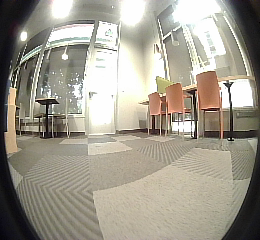
#> input picture image_from_dataset_right.png, 260 x 240 px
$ python test.py   (older library calls are emulated)
#> lines starting #> are read from the running program, lines starting #| are printed output that depends on the picture
import cv2
import numpy as np
import glob
import json

from PIL import Image, ImageOps
import matplotlib.pyplot as plt


def stack_images_vertically(image_path1, image_path2):
    # Load the images
    img1 = Image.open(image_path1)
    img2 = Image.open(image_path2)

    # Determine the target width to match the smallest width of the two images
    target_width = min(img1.width, img2.width)

    # Resize images to have the same width while maintaining aspect ratios
    img1 = img1.resize(
        (target_width, int(target_width * img1.height / img1.width)),
        Image.Resampling.LANCZOS,
    )
    img2 = img2.resize(
        (target_width, int(target_width * img2.height / img2.width)),
        Image.Resampling.LANCZOS,
    )

    # Create a new image with height equal to the sum of both images' heights
    combined_height = img1.height + img2.height
    combined_image = Image.new("RGB", (target_width, combined_height))

    # Paste the images into the combined image
    combined_image.paste(img1, (0, 0))
    combined_image.paste(img2, (0, img1.height))

    # Display the combined image
    plt.figure(figsize=(5, 10))
    plt.imshow(combined_image)
    plt.axis("off")  # Hide axes
    plt.show()


# Example usage:
# stack_images_vertically('path_to_image_1.jpg', 'path_to_image_2.jpg')


class CameraCalibrator:
    # [66 lines left out: functions __init__, _prepare_object_points, find_corners, calibrate_camera, save_calibration, not called in this run]


class ImageUndistorter:
    def __init__(self, calibration_file, target_size=(1920, 1080)):
        self.calibration_data = self.load_calibration(calibration_file)
        self.target_size = target_size  # Manually set the target size for input images

    def load_calibration(self, calibration_file):
        with open(calibration_file, "r") as f:
            return json.load(f)

    def resize_image(self, img):
        """
        Resize the input image to the target size.
        """
        return cv2.resize(img, self.target_size, interpolation=cv2.INTER_LINEAR)

    def undistort_image(self, image_path):
        # Read the distorted image
        img = cv2.imread(image_path)
        # Resize it to the target size
        img = self.resize_image(img)
        # Get the size of the resized image
        h, w = img.shape[:2]

        # Get the camera matrix and distortion coefficients from the calibration data
        mtx = np.array(self.calibration_data["K"])
        dist = np.array(self.calibration_data["D"])

        # Use the original calibration matrix or slightly adjust if necessary
        new_K = mtx.copy()

        new_K[0, 0] = mtx[0, 0] * 0.375
        new_K[1, 1] = mtx[1, 1] * 0.375

        new_K[0, 2] = (
            w / 2.0
        )  # Adjust the principal point to the center of the resized image
        new_K[1, 2] = h / 2.0

        # Initialize the undistortion transformation map
        map1, map2 = cv2.fisheye.initUndistortRectifyMap(
            mtx, dist, np.eye(3), new_K, (w, h), cv2.CV_16SC2
        )

        # Apply the undistortion transformation
        undistorted_img = cv2.remap(
            img,
            map1,
            map2,
            interpolation=cv2.INTER_LINEAR,
            borderMode=cv2.BORDER_CONSTANT,
        )

        return undistorted_img

    # [5 lines left out: function display_undistorted_image, not called in this run]


class ImageConcatenator:
    def __init__(self):
        pass

    def concatenate_images(self, img_left, img_right):
        """
        Concatenates two images side by side.
        """
        # Ensure the images have the same height before concatenation
        h_left = img_left.shape[0]
        h_right = img_right.shape[0]
        if h_left != h_right:
            # Resize images to the smallest height
            h_new = min(h_left, h_right)
            img_left = cv2.resize(
                img_left, (int(img_left.shape[1] * h_new / h_left), h_new)
            )
            img_right = cv2.resize(
                img_right, (int(img_right.shape[1] * h_new / h_right), h_new)
            )

        # Concatenate images horizontally
        concatenated_image = np.hstack((img_left, img_right))
        return concatenated_image

    def display_concatenated_image(self, concatenated_image):
        """
        Displays the concatenated image.
        """
        cv2.imshow("Concatenated Image", concatenated_image)
        cv2.waitKey(0)
        cv2.destroyAllWindows()

    def save_concatenated_image(self, concatenated_image, output_path):
        """
        Saves the concatenated image to the specified output path.
        """
        cv2.imwrite(output_path, concatenated_image)


def run(calibrate=True, undistort=True, output=False):
    if calibrate:
        # Usage
        calibrator = CameraCalibrator(
            (6, 10),
            "images/Left_Images_1080/*.png",
            (cv2.TERM_CRITERIA_EPS + cv2.TERM_CRITERIA_MAX_ITER, 30, 0.001),
        )
        calibrator.find_corners()
        calibrator.calibrate_camera()
    if undistort:
        undistorter = ImageUndistorter(
            "calibration_data.json", target_size=(1920, 1080)
        )
        # undistorter.undistort_image("images/Left_Images_240/imgLeft_0.png")
        # undistorter.undistort_image("images/Left_Images_1080/imgLeft_0.png")
        img_1 = undistorter.undistort_image("image_from_dataset_right.png")
        img_2 = undistorter.undistort_image("image_from_dataset_left.png")

        # Concatenate the undistorted images
        concatenator = ImageConcatenator()
        concatenated_image = concatenator.concatenate_images(img_2, img_1)
        concatenator.display_concatenated_image(concatenated_image)
        concatenator.save_concatenated_image(
            concatenated_image, "concatenated_image.png"
        )
    if output:
        stack_images_vertically("image_from_dataset.png", "concatenated_image.png")


def main():
    # run(calibrate=True, undistort=True)
    run(calibrate=False, undistort=True, output=True)
#> (reads calibration_data.json from the repository)
#> in undistort_image, img is the input picture: shape (240, 260, 3); mean B, G, R 141.9, 154.9, 160.2
#> in undistort_image, `undistorted_img = cv2.remap( img, map1, map2, interpolation=cv2.INTER_..`:
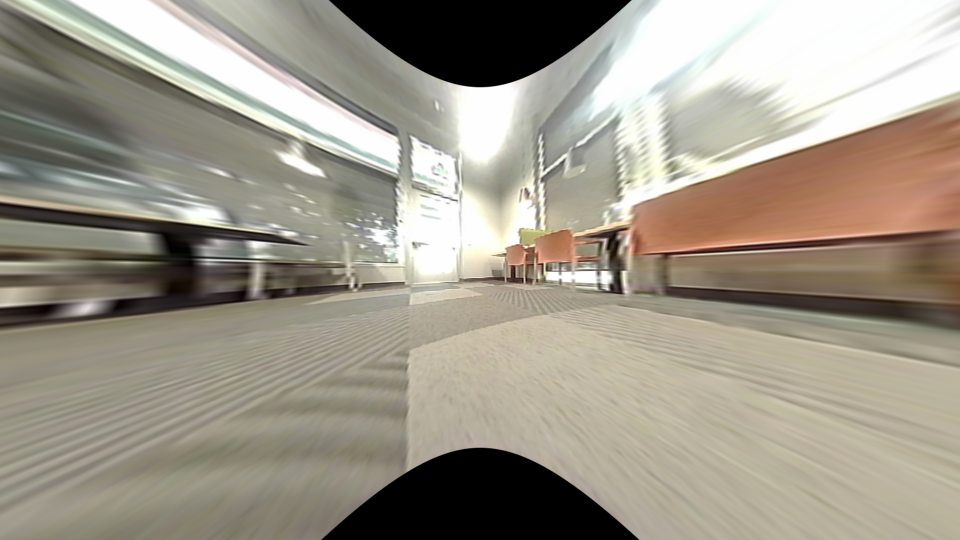
#> undistorted_img: shape (1080, 1920, 3) (shown at 1/2 size); mean B, G, R 137.5, 150.9, 157.7
#> call 2 of undistort_image, with image_path = 'image_from_dataset_left.png'
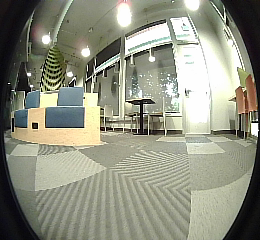
#> input picture image_from_dataset_left.png, 260 x 240 px
#> in undistort_image, img is the input picture: shape (240, 260, 3); mean B, G, R 128.6, 144.8, 143.3
#> in resize_image (call 2), `return cv2.resize(img, self.target_size, interpolation=cv2.INTER_LINEAR)`:
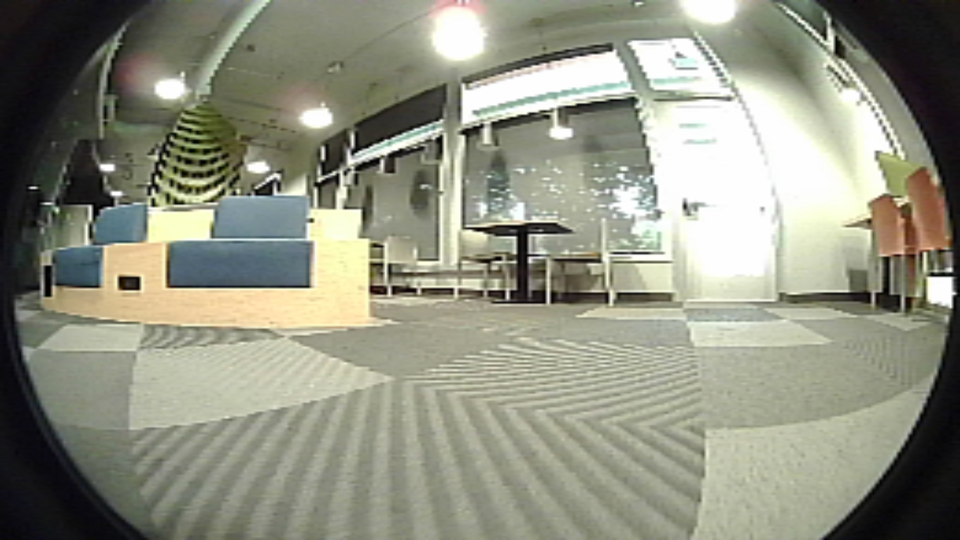
#> returned value: shape (1080, 1920, 3) (shown at 1/2 size); mean of channels 0, 1, 2 128.5, 144.7, 143.2; drawn as B, G, R
#> in undistort_image (call 2), `undistorted_img = cv2.remap( img, map1, map2, interpolation=cv2.INTER_..`:
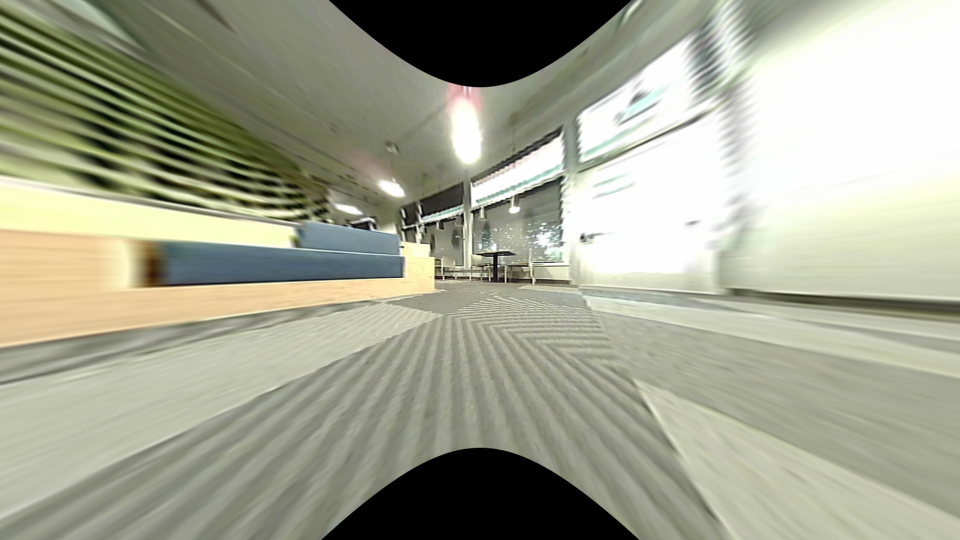
#> undistorted_img: shape (1080, 1920, 3) (shown at 1/2 size); mean B, G, R 144.9, 164.5, 162.6
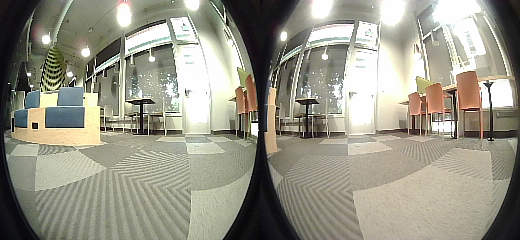
#> input picture image_from_dataset.png, 520 x 240 px
#> in stack_images_vertically, img1 is the input picture: PIL image 520x240 RGB; mean R, G, B 151.8, 149.8, 135.2
#> in stack_images_vertically, `img2 = img2.resize( (target_width, int(target_width * img2.height / im..`:
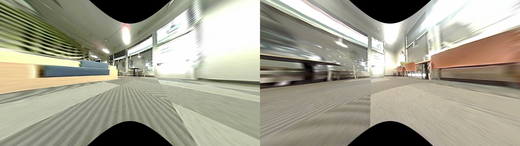
#> img2: PIL image 520x146 RGB; mean R, G, B 160.2, 157.7, 141.3
#> in stack_images_vertically, `combined_image = Image.new("RGB", (target_width, combined_height))`: combined_image: PIL image 520x386 RGB; every value is 0
#> in stack_images_vertically, `combined_image.paste(img2, (0, img1.height))`:
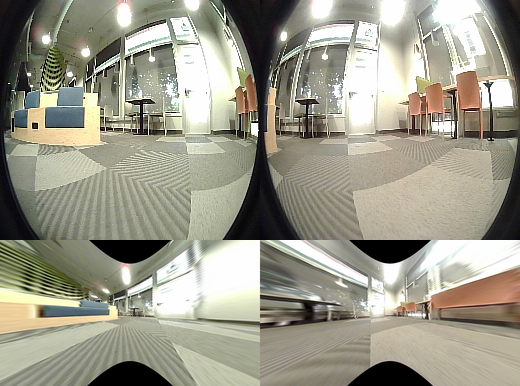
#> combined_image: PIL image 520x386 RGB; mean R, G, B 154.9, 152.8, 137.5
    # run(calibrate=False, undistort=False, output=True)


if __name__ == "__main__":
    main()
